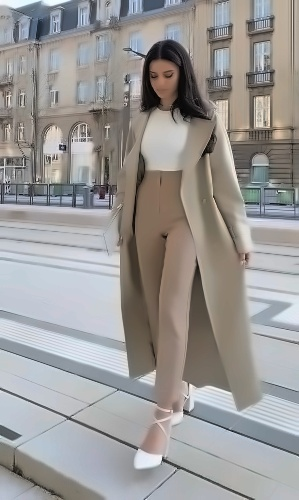
#> input picture Edited/1.jpg, 299 x 500 px, found by its file name
$ jupyter execute --allow-errors Codes.ipynb   (shell and % lines are left out)   (older library calls are emulated)
#> lines starting #> are read from the running program, lines starting #| are printed output that depends on the picture
# ***Database for content-based image retrieval system***

[cell 1]
from PIL import Image, ExifTags
import matplotlib.pyplot as plt
import numpy as np
import os
import pandas as pd
import cv2
from skimage import feature
import json

[cell 2]
original_images = "/content/drive/MyDrive/Colab Notebooks/Coursework 2/Original"
edited_images = "/content/drive/MyDrive/Colab Notebooks/Coursework 2/Edited"

if not os.path.exists(edited_images):
    os.makedirs(edited_images)
    print(f"Created folder: {edited_images}")

#> (the rest of this cell did not finish here and is left out)

[cell 3]
#Processing the renamed images by resizing, rotating and denoising
for filename in os.listdir(edited_images):
  if filename.endswith(('.jpg','.png','.jpeg')):
    img_path = os.path.join(edited_images, filename)
    img = cv2.imread(img_path)
#> img is the input picture: shape (500, 299, 3); mean B, G, R 150.7, 152.2, 154.4

    #Resizing into 500x500
    img = cv2.resize(img, (500,500))
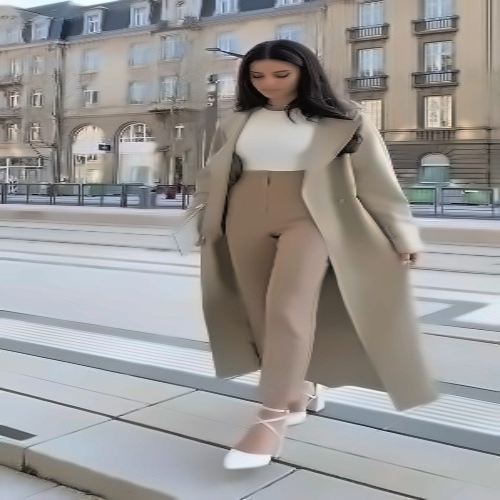
#> img: shape (500, 500, 3); mean B, G, R 150.7, 152.2, 154.4

    #Rotating the image
    img = cv2.rotate(img, cv2.ROTATE_90_CLOCKWISE)
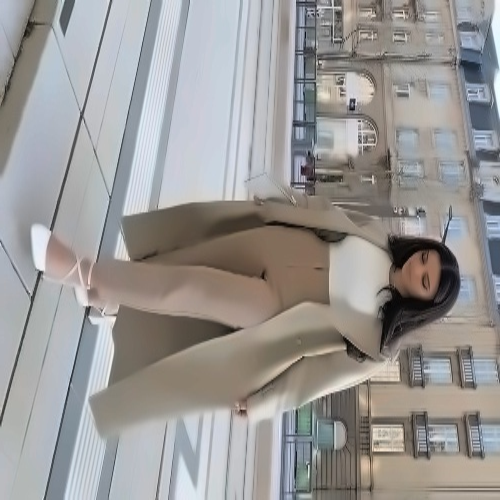
#> img: shape (500, 500, 3); mean B, G, R 150.7, 152.2, 154.4
    img = cv2.rotate(img, cv2.ROTATE_90_CLOCKWISE)
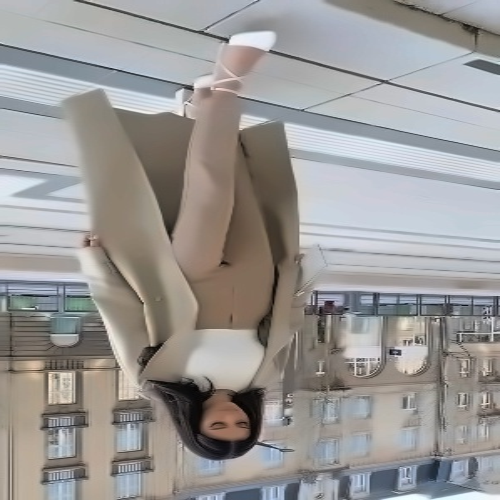
#> img: shape (500, 500, 3); mean B, G, R 150.7, 152.2, 154.4
    img = cv2.rotate(img, cv2.ROTATE_90_CLOCKWISE)
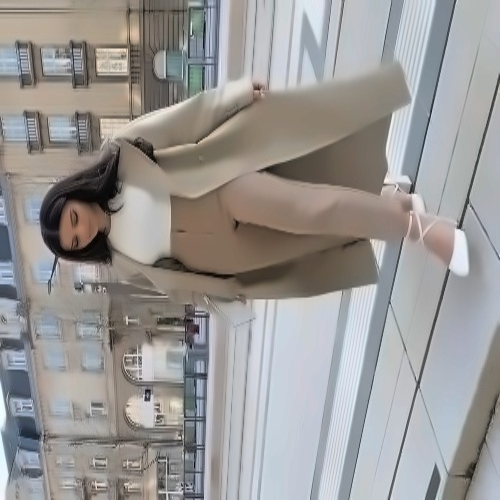
#> img: shape (500, 500, 3); mean B, G, R 150.7, 152.2, 154.4
    img = cv2.rotate(img, cv2.ROTATE_90_CLOCKWISE)

    #Denoising image using Gaussian Blur
    img = cv2.GaussianBlur(img, (5,5), 0)


    #Saving the edited image
    cv2.imwrite(img_path, img)
    print(f"Processed and saved")

[cell 4]
metadata = {
    "5.jpg": {
        "keywords": ["black shirt", "white trousers", "minimalist fashion"],
        "description": "A refined monochrome outfit combining a classic black shirt with tailored white trousers, ideal for a modern city look"
    },
    "3.jpg": {
        "keywords": ["elegant dress", "long sleeves", "neutral tones"],
        "description": "A soft, pastel dress featuring long sleeves and a flowy silhouette, styled with a matching handbag and heels."
    },
    "10.jpg": {
        "keywords": ["white outfit", "minimalist style", "casual elegance"],
        "description": "A chic, monochromatic outfit with wide-leg white trousers and an asymmetrical sweater, accessorized with a small handbag"
    },
    "9.jpg": {
        "keywords": ["striped shirt", "white trousers", "smart casual"],
        "description": "A crisp, airy outfit combining stripes and neutrals, ideal for a light and polished summer look."
    },
    "6.jpg": {
        "keywords": ["black top", "brown trousers", "casual chic"],
        "description": "A stylish yet comfortable outfit featuring earthy tones and a relaxed silhouette, perfect for a casual outing"
    },
    "4.jpg": {
        "keywords": ["fashion", "green dress", "collared dress"],
        "description": "A sophisticated green dress with a collared neckline and pleated details, emphasizing minimalistic elegance"
    },
    "1.jpg": {
        "keywords": ["beige trench coat", "white heels", "neutral tones"],
        "description": "A contemporary and professional outfit featuring neutral tones and tailored layers, perfect for urban sophistication."
    },
    "8.jpg": {
        "keywords": ["preppy style", "oversized cardigan", "plaid pattern"],
        "description": "A preppy yet cozy outfit consisting of a tan oversized cardigan with a plaid pattern layered over a black top, paired with high-waisted black tailored trousers. The look is both comfortable and polished"
    },
    "7.jpg": {
        "keywords": ["casual outfit", "green sweater", "blue jeans"],
        "description": "A laid-back, casual outfit featuring a forest green oversized sweater tucked into light blue straight-leg jeans, paired with white sneakers. Ideal for a relaxed, everyday look."
    },
    "2.jpg": {
        "keywords": ["smart casual", "sweater vest", "white button-down shirt"],
        "description": "A sophisticated smart-casual look with a black sweater vest layered over a crisp white button-down shirt, styled with tailored beige trousers. A classic and versatile outfit suitable for work or casual outings."
    },
       "20.jpg": {
        "keywords": ["Manarola", "Cinque Terre", "Italy"],
        "description": "A picturesque view of Manarola, a colorful village perched on a cliff overlooking the Mediterranean Sea in Cinque Terre, Italy."
    },
    "16.jpg": {
        "keywords": ["Colosseum", "Rome", "Italy"],
        "description": "A majestic view of the Colosseum, a symbol of ancient Roman architecture and engineering, standing tall against a clear blue sky in Rome, Italy."
    },
    "18.jpg": {
        "keywords": ["Dambulla Cave Temple", "Sri Lanka", "Buddhist Art"],
        "description": "A view of the Dambulla Cave Temple in Sri Lanka, showcasing the intricate Buddha statues and colorful murals inside the cave complex."
    },
    "17.jpg": {
        "keywords": ["Jetavanaramaya", "Anuradhapura", "Sri Lanka"],
        "description": "A majestic view of the Jetavanaramaya stupa, one of the largest Buddhist stupas in the world, located in Anuradhapura, Sri Lanka."
    },
    "11.jpg": {
        "keywords": ["Taj Mahal", "Agra", "India"],
        "description": "A breathtaking view of the Taj Mahal, a white marble mausoleum built by Mughal emperor Shah Jahan in memory of his wife Mumtaz Mahal, in Agra, India."
    },
    "14.jpg": {
        "keywords": ["Easter Island", "Moai", "Rapa Nui"],
        "description": "A line of majestic Moai statues stand tall against a backdrop of blue sky and ocean on Easter Island, Rapa Nui."
    },
    "19.jpg": {
        "keywords": ["Forbidden City", "Beijing", "China"],
        "description": "A majestic view of the Forbidden City, a vast palace complex in Beijing, China, showcasing its impressive architecture and grand scale."
    },
    "12.jpg": {
        "keywords": ["Machu Picchu", "Inca Ruins", "Peru"],
        "description": "A breathtaking view of the ancient Inca citadel of Machu Picchu, nestled high in the Andes Mountains of Peru, with dramatic mountain peaks in the background."
    },
    "13.jpg": {
        "keywords": ["Great Sphinx of Giza", "Giza Necropolis", "Pyramid of Giza"],
        "description": "A tourist walks towards the iconic Great Sphinx of Giza and the Great Pyramid of Giza, two of the most famous ancient monuments in the world."
    },
    "15.jpg": {
        "keywords": ["Caryatids", "Erechtheion", "Acropolis of Athens"],
        "description": "A close-up view of the iconic Caryatids, statues of women supporting the roof of the Erechtheion on the Acropolis of Athens."
    },
    "24.jpg": {
        "keywords": ["Fallow Deer", "Wildlife", "Nature"],
        "description": "A majestic Fallow Deer with large antlers, resting peacefully on a lush green meadow."
    },
    "21.jpg": {
        "keywords": ["Red Squirrel", "Squirrel", "Wildlife"],
        "description": "A cute red squirrel with a bushy tail, holding a nut in its paws."
    },
    "26.jpg": {
        "keywords": ["Parakeet", "Bird", "Nature"],
        "description": "A vibrant green parakeet perched on a branch, enjoying a meal of red berries."
    },
    "27.jpg": {
        "keywords": ["Horse", "Animal", "Nature"],
        "description": "A beautiful brown horse standing on a grassy hill with mountains in the background."
    },
    "28.jpg": {
        "keywords": ["Tiger", "Big Cat", "Wildlife"],
        "description": "A majestic tiger standing tall, showcasing its powerful build and striking stripes."
    },
    "29.jpg": {
        "keywords": ["Rabbit", "Pet", "Cute"],
        "description": "A cute brown rabbit sitting on the grass, looking curious."
    },
    "23.jpg": {
        "keywords": ["Tiger", "Big Cat", "Wildlife"],
        "description": "A majestic tiger with piercing eyes, looking directly at the camera."
    },
    "25.jpg": {
        "keywords": ["Giraffe", "African Wildlife", "Savanna"],
        "description": "A majestic giraffe with distinctive patterns walking through the African savanna."
    },
    "22.jpg": {
        "keywords": ["Red-breasted Parakeet", "Bird", "Nature"],
        "description": "A vibrant Red-breasted Parakeet perched on a branch, showcasing its beautiful plumage."
    },
    "30.jpg": {
        "keywords": ["Sea Turtle", "Marine Life", "Coral Reef"],
        "description": "A majestic sea turtle gracefully swimming over a vibrant coral reef."
    },
    "38.jpg": {
        "keywords": ["John William Waterhouse", "The Lady of Shalott", "Victorian art"],
        "description": "A captivating painting by John William Waterhouse depicting the tragic tale of the Lady of Shalott from Alfred, Lord Tennyson's poem. The artwork showcases the lady on a boat, weaving a tapestry as she succumbs to her fate."

    },
    "36.jpg": {
        "keywords": ["Girl with a Pearl Earring", "Johannes Vermeer", "Dutch Golden Age"],
        "description": "A famous painting by Johannes Vermeer depicting a young girl wearing a pearl earring, known for its intricate details and use of light."
    },
    "39.jpg": {
        "keywords": ["Luncheon of the Boating Party", "Pierre-Auguste Renoir", "Impressionism"],
        "description": "A vibrant painting by Pierre-Auguste Renoir depicting a group of friends enjoying a picnic by the Seine River, capturing the essence of Impressionism."
    },
    "32.jpg": {
        "keywords": ["Las Meninas", "Diego Velázquez", "Spanish Golden Age"],
        "description": "A famous painting by Diego Velázquez depicting the Spanish royal family in the Royal Palace of Madrid."
    },
    "37.jpg": {
        "keywords": ["Mona Lisa", "Leonardo da Vinci", "Renaissance Painting"],
        "description": "A portrait of Lisa del Giocondo, painted by Leonardo da Vinci, known for its enigmatic smile and masterful technique."
    },
    "33.jpg": {
        "keywords": ["Napoleon Bonaparte", "Jacques-Louis David", "Napoleonic Wars"],
        "description": "A dramatic painting by Jacques-Louis David depicting Napoleon Bonaparte crossing the Alps on horseback, symbolizing his leadership and military prowess."
    },
    "34.jpg": {
        "keywords": ["Claude Monet", "Water Lilies", "Impressionism"],
        "description": "A serene painting by Claude Monet depicting a pond filled with water lilies and a Japanese bridge, capturing the essence of Impressionism."
    },
    "31.jpg": {
        "keywords": ["The Starry Night", "Vincent van Gogh", "Post-Impressionism"],
        "description": "A vibrant and swirling depiction of a starry night sky over a small village, painted by Vincent van Gogh in his distinctive Post-Impressionist style."
    },
    "35.jpg": {
        "keywords": ["The Swing", "Jean-Honoré Fragonard", "Rococo Painting"],
        "description": "A playful and romantic painting by Jean-Honoré Fragonard depicting a young woman on a swing, surrounded by lush greenery and playful figures."
    },
    "40.jpg": {
        "keywords": ["Caravaggio", "The Calling of Saint Matthew", "Baroque Painting"],
        "description": "A dramatic painting by Caravaggio depicting the moment when Jesus calls Matthew, a tax collector, to become one of his apostles."
    },
        "47.jpg": {
        "keywords": ["Novitec N-Largo McLaren 720S", "Supercar", "Luxury"],
        "description": "A stunning golden Novitec N-Largo McLaren 720S, a high-performance supercar with aggressive bodywork and a powerful engine."
    },
    "41.jpg": {
        "keywords": ["Porsche Taycan", "Electric car", "Sports car"],
        "description": "A white Porsche Taycan electric sports car speeding around a racetrack, showcasing its sleek design and powerful performance."
    },
    "42.jpg": {
        "keywords": ["Ferrari 458 Italia", "Supercar", "Race Track"],
        "description": "A sleek white Ferrari 458 Italia speeding around a racetrack, showcasing its powerful performance and iconic design."
    },
    "49.jpg": {
        "keywords": ["Bugatti Veyron", "Supercar", "Luxury"],
        "description": "A sleek blue Bugatti Veyron, a high-performance supercar with a powerful engine and distinctive design."
    },
    "48.jpg": {
        "keywords": ["Chevrolet Camaro Concept", "Concept Car", "Auto Show"],
        "description": "A vibrant orange Chevrolet Camaro concept car showcased at an auto show, with the iconic Chevrolet logo prominently displayed."
    },
    "45.jpg": {
        "keywords": ["Lamborghini Huracan EVO Spyder", "Supercar", "Convertible"],
        "description": "A vibrant green Lamborghini Huracan EVO Spyder convertible, showcasing its sleek design and powerful performance."
    },
    "50.jpg": {
        "keywords": ["Ford Racing", "Ford Mustang SVT Cobra", "Ford Mustang Cobra Jet"],
        "description": "An image showcasing the heritage of Ford Racing, featuring iconic models like the Ford Mustang SVT Cobra and Ford Mustang Cobra Jet."
    },
    "43.jpg": {
        "keywords": ["McLaren Senna GTR", "Supercar", "Race Car"],
        "description": "A sleek blue McLaren Senna GTR race car, showcasing its aggressive design and powerful performance."
    },
    "46.jpg": {
        "keywords": ["Ford GT", "Supercar", "Race Car"],
        "description": "A sleek white Ford GT race car with the number 98 on the side, showcasing its aggressive design and powerful performance."
    },
    "44.jpg": {
        "keywords": ["Lamborghini Centenario", "Supercar", "Track Day"],
        "description": "A Lamborghini Centenario speeds around a racetrack, showcasing its powerful performance and sleek design."
    }
}

file_path = '/content/drive/MyDrive/Colab Notebooks/Coursework 2/image_metadata.json'
with open(file_path, 'w') as file:
    json.dump(metadata, file, indent=4)

print(f"Metadata saved to Json FIle")

[cell 5]
mean_intensities = []
norm_intensities = []
shape_features_list = []

[cell 6]
from skimage.feature import graycomatrix, graycoprops
from skimage import measure
import cv2
import numpy as np

all_features_list = []

for i in range(1, 51):
    filename = f"{i}.jpg"
    img_path = os.path.join(edited_images, filename)

    if os.path.exists(img_path):
        # Load image and convert to RGB
        img_bgr = cv2.imread(img_path)
        img_rgb = cv2.cvtColor(img_bgr, cv2.COLOR_BGR2RGB)

        # Color Features
        mean_intensity = np.mean(img_rgb)
        norm_intensity = np.linalg.norm(img_rgb)

        # Calculate color moments for each channel
        color_moments = {}
        for channel, color_name in enumerate(['R', 'G', 'B']):
            mean = np.mean(img_rgb[:, :, channel])
            std = np.std(img_rgb[:, :, channel])
            skewness = np.mean(((img_rgb[:, :, channel] - mean) / std)**3)
            color_moments[color_name] = {
                'mean': mean,
                'std': std,
                'skewness': skewness
            }

        # Shape Features (Largest Contour Only)
        gray_img = cv2.cvtColor(img_rgb, cv2.COLOR_RGB2GRAY)
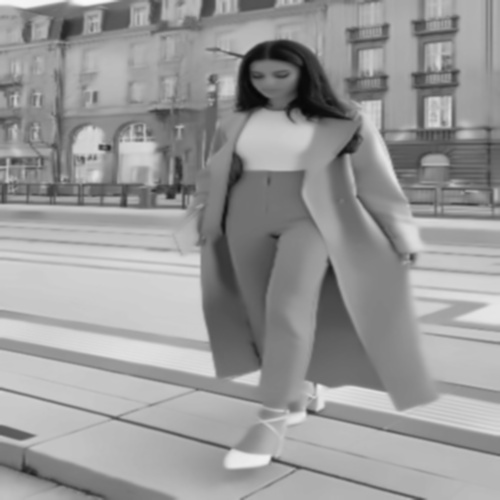
#> gray_img: shape (500, 500); min 6, max 251, mean 152.7
        edges = cv2.Canny(gray_img, 100, 200)
#> edges: shape (500, 500); 4% white in thin lines or dots
#> (the rest of the program and of its run is left out)
